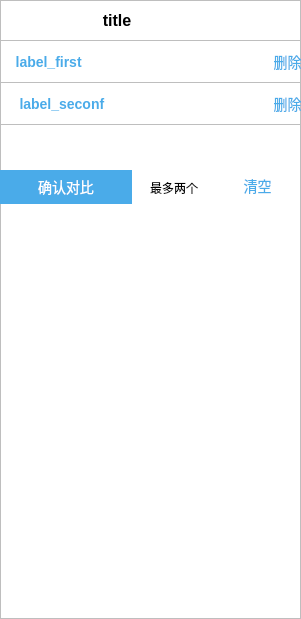
<?xml version="1.0" encoding="UTF-8"?>
<ui version="4.0">
 <class>QCompareView</class>
 <widget class="QWidget" name="QCompareView">
  <property name="geometry">
   <rect>
    <x>0</x>
    <y>0</y>
    <width>301</width>
    <height>619</height>
   </rect>
  </property>
  <property name="windowTitle">
   <string>Form</string>
  </property>
  <property name="styleSheet">
   <string notr="true">QWidget#QCompareView{
	border-style:solid;
	background-color:white;
	border:1px solid #bebebe;
	
}
</string>
  </property>
  <widget class="QPushButton" name="hide_btn">
   <property name="geometry">
    <rect>
     <x>0</x>
     <y>0</y>
     <width>20</width>
     <height>41</height>
    </rect>
   </property>
   <property name="cursor">
    <cursorShape>PointingHandCursor</cursorShape>
   </property>
   <property name="styleSheet">
    <string notr="true">border-style:solid;
border-bottom:1px solid #bebebe;
image:url(:/images/compare_hide.png)</string>
   </property>
   <property name="text">
    <string/>
   </property>
  </widget>
  <widget class="QPushButton" name="close_btn">
   <property name="geometry">
    <rect>
     <x>281</x>
     <y>0</y>
     <width>20</width>
     <height>41</height>
    </rect>
   </property>
   <property name="cursor">
    <cursorShape>PointingHandCursor</cursorShape>
   </property>
   <property name="styleSheet">
    <string notr="true">border-style:solid;
border-bottom:1px solid #bebebe;
image:url(:/images/close_button.png)</string>
   </property>
   <property name="text">
    <string/>
   </property>
  </widget>
  <widget class="QPushButton" name="deleteBtn_first">
   <property name="geometry">
    <rect>
     <x>274</x>
     <y>42</y>
     <width>27</width>
     <height>41</height>
    </rect>
   </property>
   <property name="cursor">
    <cursorShape>PointingHandCursor</cursorShape>
   </property>
   <property name="styleSheet">
    <string notr="true">border-style:solid;
color:#4aabe9;
font-size:14px;
border-bottom:1px solid #bebebe;
</string>
   </property>
   <property name="text">
    <string>删除</string>
   </property>
  </widget>
  <widget class="QPushButton" name="deleteBtn_second">
   <property name="geometry">
    <rect>
     <x>274</x>
     <y>84</y>
     <width>27</width>
     <height>41</height>
    </rect>
   </property>
   <property name="cursor">
    <cursorShape>PointingHandCursor</cursorShape>
   </property>
   <property name="styleSheet">
    <string notr="true">border-style:solid;
color:#4aabe9;
font-size:14px;
border-bottom:1px solid #bebebe;</string>
   </property>
   <property name="text">
    <string>删除</string>
   </property>
  </widget>
  <widget class="QLabel" name="label_first">
   <property name="geometry">
    <rect>
     <x>0</x>
     <y>42</y>
     <width>274</width>
     <height>41</height>
    </rect>
   </property>
   <property name="styleSheet">
    <string notr="true">QLabel#label_first{
	font-size:14px;
	color:#4aabe9;
	font-weight:900;
    border-style:solid;
	border-bottom:1px solid #bebebe;
}</string>
   </property>
   <property name="text">
    <string>   label_first</string>
   </property>
  </widget>
  <widget class="QLabel" name="label_second">
   <property name="geometry">
    <rect>
     <x>0</x>
     <y>84</y>
     <width>274</width>
     <height>41</height>
    </rect>
   </property>
   <property name="styleSheet">
    <string notr="true">QLabel#label_second{
	font-size:14px;
	color:#4aabe9;
	font-weight:900;
    border-style:solid;
	border-bottom:1px solid #bebebe;
}</string>
   </property>
   <property name="text">
    <string>    label_seconf</string>
   </property>
  </widget>
  <widget class="QPushButton" name="empty_btn">
   <property name="geometry">
    <rect>
     <x>220</x>
     <y>170</y>
     <width>75</width>
     <height>31</height>
    </rect>
   </property>
   <property name="cursor">
    <cursorShape>PointingHandCursor</cursorShape>
   </property>
   <property name="styleSheet">
    <string notr="true">border-style:solid;
background-color:white;
color:#4aabe9;
font-size:14px;</string>
   </property>
   <property name="text">
    <string>清空</string>
   </property>
  </widget>
  <widget class="QPushButton" name="compareBtn">
   <property name="geometry">
    <rect>
     <x>0</x>
     <y>170</y>
     <width>132</width>
     <height>34</height>
    </rect>
   </property>
   <property name="cursor">
    <cursorShape>PointingHandCursor</cursorShape>
   </property>
   <property name="styleSheet">
    <string notr="true">border-style:solid;
font-size:14px;
background-color:#4aabe9;
color:white;</string>
   </property>
   <property name="text">
    <string>确认对比</string>
   </property>
  </widget>
  <widget class="QLabel" name="label_3">
   <property name="geometry">
    <rect>
     <x>150</x>
     <y>180</y>
     <width>51</width>
     <height>16</height>
    </rect>
   </property>
   <property name="text">
    <string>最多两个</string>
   </property>
  </widget>
  <widget class="QLabel" name="title_label">
   <property name="geometry">
    <rect>
     <x>10</x>
     <y>0</y>
     <width>281</width>
     <height>41</height>
    </rect>
   </property>
   <property name="styleSheet">
    <string notr="true">QLabel#title_label{
	font-size:16px;
	color:black;
	font-weight:900;
    border-style:solid;
	border-bottom:1px solid #bebebe;
}</string>
   </property>
   <property name="text">
    <string>                    title</string>
   </property>
  </widget>
 </widget>
 <resources/>
 <connections/>
</ui>
